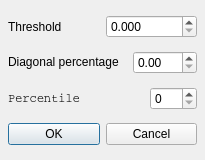
<ui version="4.0" >
 <author></author>
 <comment></comment>
 <exportmacro></exportmacro>
 <class>DetacherDialog</class>
 <widget class="QDialog" name="DetacherDialog" >
  <property name="geometry" >
   <rect>
    <x>0</x>
    <y>0</y>
    <width>205</width>
    <height>160</height>
   </rect>
  </property>
  <property name="sizePolicy" >
   <sizepolicy>
    <hsizetype>0</hsizetype>
    <vsizetype>0</vsizetype>
    <horstretch>0</horstretch>
    <verstretch>0</verstretch>
   </sizepolicy>
  </property>
  <property name="minimumSize" >
   <size>
    <width>16</width>
    <height>16</height>
   </size>
  </property>
  <property name="windowTitle" >
   <string>Dialog</string>
  </property>
  <property name="windowIcon" >
   <iconset>..\..\meshlab\images\eye16.png</iconset>
  </property>
  <layout class="QGridLayout" >
   <property name="margin" >
    <number>8</number>
   </property>
   <property name="spacing" >
    <number>6</number>
   </property>
   <item row="2" column="0" >
    <layout class="QHBoxLayout" >
     <property name="margin" >
      <number>0</number>
     </property>
     <property name="spacing" >
      <number>6</number>
     </property>
     <item>
      <widget class="QLabel" name="label_2" >
       <property name="text" >
        <string>&lt;html>&lt;head>&lt;meta name=&quot;qrichtext&quot; content=&quot;1&quot; />&lt;/head>&lt;body style=&quot; white-space: pre-wrap; font-family:MS Shell Dlg; font-weight:400; font-style:normal; text-decoration:none;&quot;>&lt;pre style=&quot; margin-top:12px; margin-bottom:12px; margin-left:0px; margin-right:0px; -qt-block-indent:0; text-indent:0px;&quot;>&lt;span style=&quot; font-family:Courier New,courier;&quot;>Percentile&lt;/span>&lt;/pre>&lt;/body>&lt;/html></string>
       </property>
      </widget>
     </item>
     <item>
      <spacer>
       <property name="orientation" >
        <enum>Qt::Horizontal</enum>
       </property>
       <property name="sizeHint" >
        <size>
         <width>21</width>
         <height>20</height>
        </size>
       </property>
      </spacer>
     </item>
     <item>
      <widget class="QSpinBox" name="percentileSB" >
       <property name="maximum" >
        <number>100</number>
       </property>
       <property name="minimum" >
        <number>0</number>
       </property>
      </widget>
     </item>
    </layout>
   </item>
   <item row="1" column="0" >
    <layout class="QHBoxLayout" >
     <property name="margin" >
      <number>0</number>
     </property>
     <property name="spacing" >
      <number>6</number>
     </property>
     <item>
      <widget class="QLabel" name="label" >
       <property name="text" >
        <string>&lt;html>&lt;head>&lt;meta name=&quot;qrichtext&quot; content=&quot;1&quot; />&lt;/head>&lt;body style=&quot; white-space: pre-wrap; font-family:MS Shell Dlg; font-weight:400; font-style:normal; text-decoration:none;&quot;>&lt;p style=&quot; margin-top:0px; margin-bottom:0px; margin-left:0px; margin-right:0px; -qt-block-indent:0; text-indent:0px;&quot;>&lt;span style=&quot; color:#000000;&quot;>Diagonal percentage&lt;/span>&lt;/p>&lt;/body>&lt;/html></string>
       </property>
      </widget>
     </item>
     <item>
      <spacer>
       <property name="orientation" >
        <enum>Qt::Horizontal</enum>
       </property>
       <property name="sizeHint" >
        <size>
         <width>31</width>
         <height>20</height>
        </size>
       </property>
      </spacer>
     </item>
     <item>
      <widget class="QDoubleSpinBox" name="percdiag" >
       <property name="maximum" >
        <double>100</double>
       </property>
      </widget>
     </item>
    </layout>
   </item>
   <item row="0" column="0" >
    <layout class="QHBoxLayout" >
     <property name="margin" >
      <number>0</number>
     </property>
     <property name="spacing" >
      <number>6</number>
     </property>
     <item>
      <widget class="QLabel" name="thresholdLBL" >
       <property name="text" >
        <string>Threshold</string>
       </property>
       <property name="buddy" >
        <cstring>thresholdSB</cstring>
       </property>
      </widget>
     </item>
     <item>
      <widget class="QDoubleSpinBox" name="thresholdSB" >
       <property name="decimals" >
        <number>3</number>
       </property>
       <property name="maximum" >
        <double>99.999</double>
       </property>
       <property name="singleStep" >
        <double>0.001</double>
       </property>
      </widget>
     </item>
    </layout>
   </item>
   <item row="3" column="0" >
    <layout class="QHBoxLayout" >
     <property name="margin" >
      <number>0</number>
     </property>
     <property name="spacing" >
      <number>6</number>
     </property>
     <item>
      <widget class="QPushButton" name="okButton" >
       <property name="text" >
        <string>OK</string>
       </property>
      </widget>
     </item>
     <item>
      <widget class="QPushButton" name="cancelButton" >
       <property name="text" >
        <string>Cancel</string>
       </property>
      </widget>
     </item>
    </layout>
   </item>
  </layout>
  <widget class="QWidget" name="widget" >
   <property name="geometry" >
    <rect>
     <x>10</x>
     <y>50</y>
     <width>182</width>
     <height>20</height>
    </rect>
   </property>
  </widget>
  <widget class="QWidget" name="widget_2" >
   <property name="geometry" >
    <rect>
     <x>11</x>
     <y>51</y>
     <width>181</width>
     <height>20</height>
    </rect>
   </property>
  </widget>
  <widget class="QWidget" name="widget_3" >
   <property name="geometry" >
    <rect>
     <x>12</x>
     <y>50</y>
     <width>181</width>
     <height>20</height>
    </rect>
   </property>
  </widget>
 </widget>
 <pixmapfunction></pixmapfunction>
 <tabstops>
  <tabstop>thresholdSB</tabstop>
  <tabstop>okButton</tabstop>
  <tabstop>cancelButton</tabstop>
 </tabstops>
 <resources/>
 <connections>
  <connection>
   <sender>okButton</sender>
   <signal>clicked()</signal>
   <receiver>DetacherDialog</receiver>
   <slot>accept()</slot>
   <hints>
    <hint type="sourcelabel" >
     <x>87</x>
     <y>57</y>
    </hint>
    <hint type="destinationlabel" >
     <x>170</x>
     <y>67</y>
    </hint>
   </hints>
  </connection>
  <connection>
   <sender>cancelButton</sender>
   <signal>clicked()</signal>
   <receiver>DetacherDialog</receiver>
   <slot>reject()</slot>
   <hints>
    <hint type="sourcelabel" >
     <x>165</x>
     <y>57</y>
    </hint>
    <hint type="destinationlabel" >
     <x>175</x>
     <y>67</y>
    </hint>
   </hints>
  </connection>
 </connections>
</ui>
